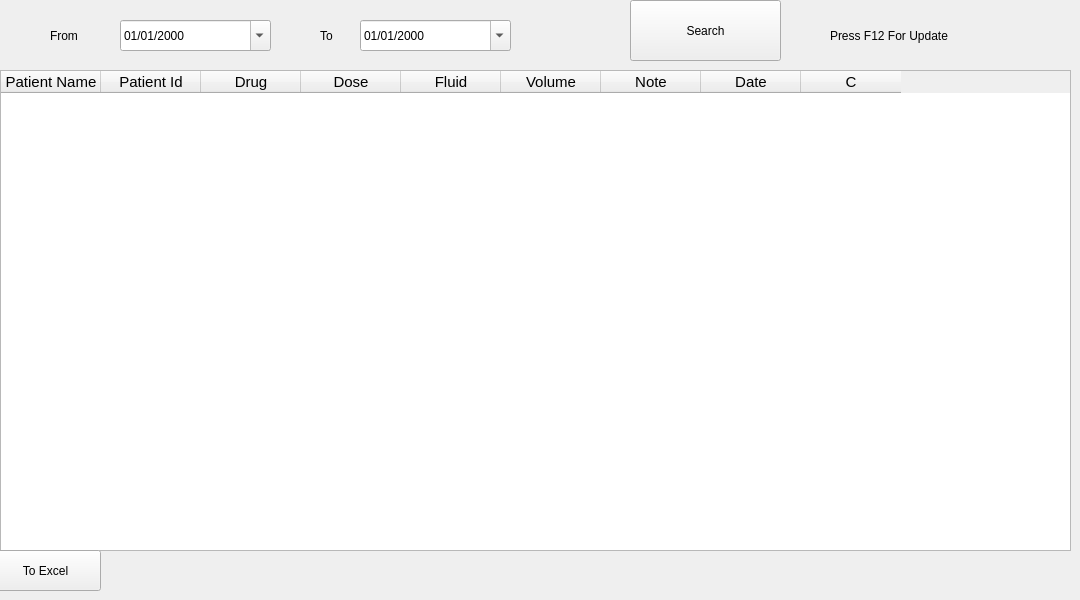
      <widget class="QWidget" name="tab_7">
       <attribute name="title">
        <string>Search</string>
       </attribute>
       <widget class="QPushButton" name="pushButton_11">
        <property name="geometry">
         <rect>
          <x>630</x>
          <y>0</y>
          <width>151</width>
          <height>61</height>
         </rect>
        </property>
        <property name="text">
         <string>Search</string>
        </property>
        <property name="shortcut">
         <string>F12</string>
        </property>
       </widget>
       <widget class="QLabel" name="label_18">
        <property name="geometry">
         <rect>
          <x>50</x>
          <y>20</y>
          <width>51</width>
          <height>31</height>
         </rect>
        </property>
        <property name="text">
         <string>From</string>
        </property>
       </widget>
       <widget class="QTableWidget" name="tableWidget_4">
        <property name="geometry">
         <rect>
          <x>0</x>
          <y>70</y>
          <width>1071</width>
          <height>481</height>
         </rect>
        </property>
        <property name="font">
         <font>
          <pointsize>11</pointsize>
         </font>
        </property>
        <property name="layoutDirection">
         <enum>Qt::LeftToRight</enum>
        </property>
        <property name="selectionMode">
         <enum>QAbstractItemView::SingleSelection</enum>
        </property>
        <property name="selectionBehavior">
         <enum>QAbstractItemView::SelectRows</enum>
        </property>
        <column>
         <property name="text">
          <string>Patient Name</string>
         </property>
        </column>
        <column>
         <property name="text">
          <string>Patient Id</string>
         </property>
        </column>
        <column>
         <property name="text">
          <string>Drug</string>
         </property>
        </column>
        <column>
         <property name="text">
          <string>Dose</string>
         </property>
        </column>
        <column>
         <property name="text">
          <string>Fluid</string>
         </property>
        </column>
        <column>
         <property name="text">
          <string>Volume</string>
         </property>
        </column>
        <column>
         <property name="text">
          <string>Note</string>
         </property>
        </column>
        <column>
         <property name="text">
          <string>Date</string>
         </property>
        </column>
        <column>
         <property name="text">
          <string>C</string>
         </property>
         <property name="textAlignment">
          <set>AlignCenter</set>
         </property>
        </column>
       </widget>
       <widget class="QLabel" name="label_19">
        <property name="geometry">
         <rect>
          <x>320</x>
          <y>20</y>
          <width>51</width>
          <height>31</height>
         </rect>
        </property>
        <property name="text">
         <string>To</string>
        </property>
       </widget>
       <widget class="QPushButton" name="pushButton_8">
        <property name="geometry">
         <rect>
          <x>-10</x>
          <y>550</y>
          <width>111</width>
          <height>41</height>
         </rect>
        </property>
        <property name="text">
         <string>To Excel</string>
        </property>
       </widget>
       <widget class="QDateEdit" name="dateEdit_5">
        <property name="geometry">
         <rect>
          <x>360</x>
          <y>20</y>
          <width>151</width>
          <height>31</height>
         </rect>
        </property>
        <property name="displayFormat">
         <string>dd/MM/yyyy</string>
        </property>
        <property name="calendarPopup">
         <bool>true</bool>
        </property>
       </widget>
       <widget class="QDateEdit" name="dateEdit_6">
        <property name="geometry">
         <rect>
          <x>120</x>
          <y>20</y>
          <width>151</width>
          <height>31</height>
         </rect>
        </property>
        <property name="displayFormat">
         <string>dd/MM/yyyy</string>
        </property>
        <property name="calendarPopup">
         <bool>true</bool>
        </property>
       </widget>
       <widget class="QLabel" name="label_45">
        <property name="geometry">
         <rect>
          <x>830</x>
          <y>20</y>
          <width>131</width>
          <height>31</height>
         </rect>
        </property>
        <property name="text">
         <string>Press F12 For Update </string>
        </property>
       </widget>
      </widget>
